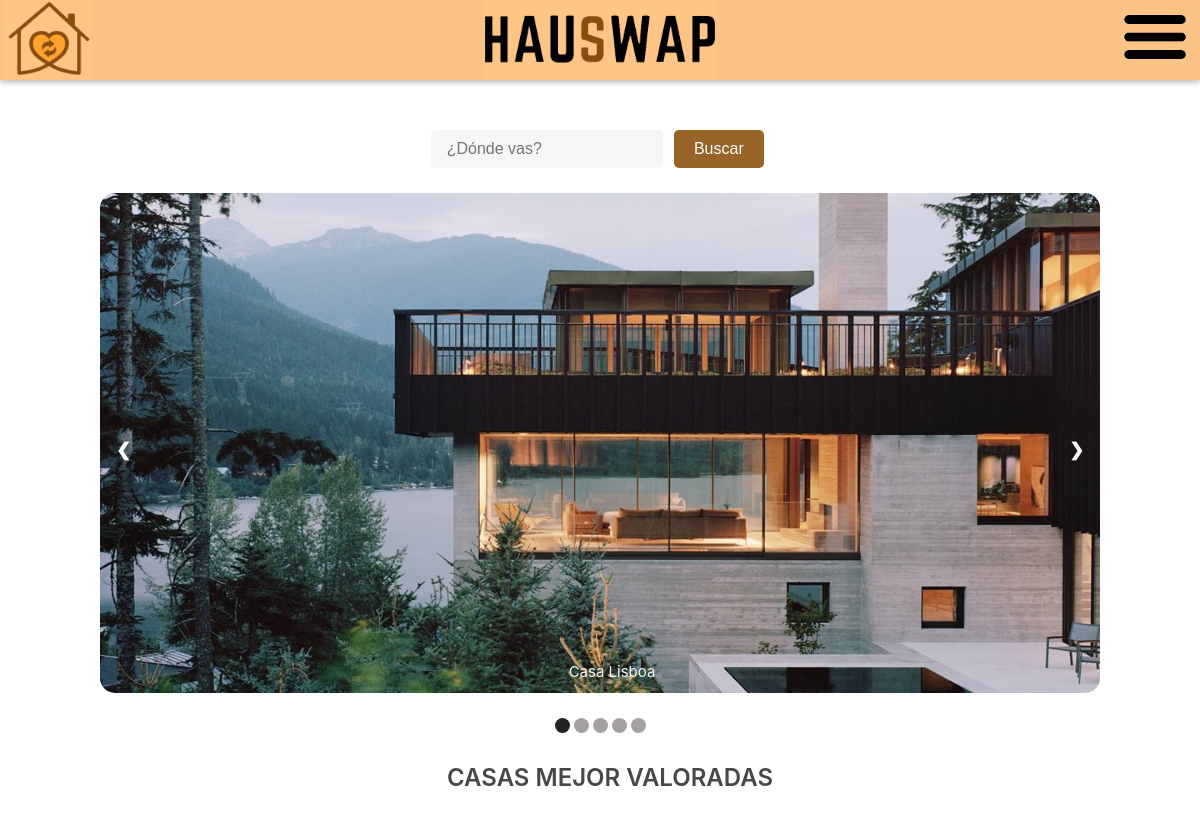
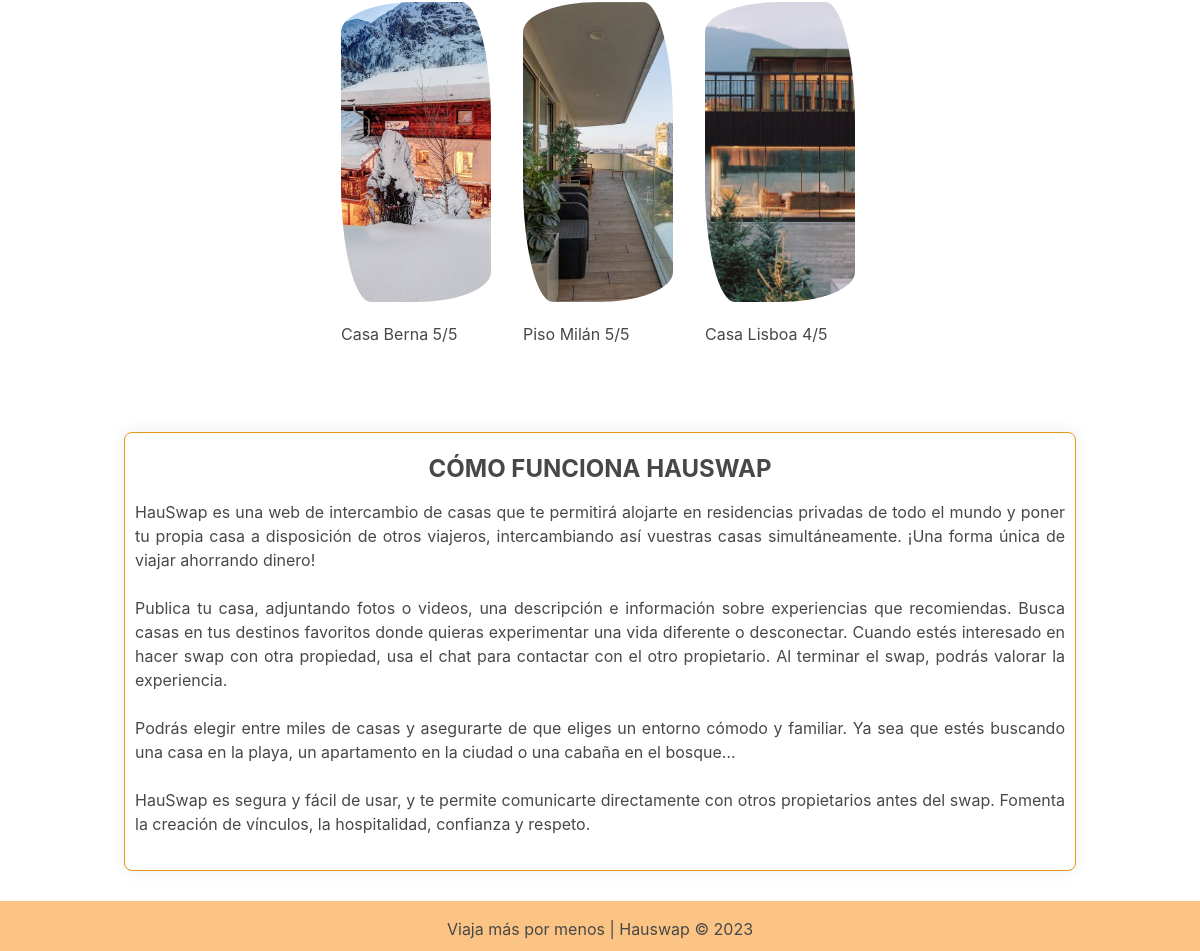
The page / on the database its author committed (2 pictures, top to bottom).
### tables this page shows
CREATE TABLE `propiedades` (
  `id_casa` int NOT NULL,
  `id_usuario` varchar(30) NOT NULL,
  `nombre` varchar(30) NOT NULL,
  `localizacion` varchar(30) NOT NULL,
  `numero_valoraciones` int NOT NULL,
  `servidor_fotos` varchar(40) DEFAULT NULL,
  `descripcion` varchar(2000) NOT NULL,
  `estrellas` int NOT NULL
);

### includes/src/clases/Propiedad.php (called while the page is built, shortened)
<?php
class Propiedad {
    private $id_casa;
    private $nombre;
    private $servidor_fotos;
    private $estrellas;
    private function __construct($id_casa, $id_usuario, $nombre, $localizacion, $numero_valoraciones, $servidor_fotos, $descripcion, $estrellas) {
        $this->id_casa = $id_casa;
        $this->nombre = $nombre;
        $this->servidor_fotos = $servidor_fotos;
        $this->estrellas = $estrellas;
    }
    public function getIdCasa()
    {
        return $this->id_casa;
    }
    public function getNombre()
    {
        return $this->nombre;
    }
    public function getEstrellas() {
        return $this->estrellas;
    }
    public function getFoto() {
        return $this->servidor_fotos;
    }
    public static function devuelveRestodePropiedades() {
        $conn = Aplicacion::getInstance()->getConexionBd();
        if(!isset($_SESSION['login'])){
            $sql = "SELECT * FROM propiedades";
        }
        else{
            $sql = "SELECT * FROM propiedades WHERE id_usuario != '{$_SESSION["nombre"]}'";
        }
        $result = $conn->query($sql);
        $propiedades = array();
        if ($result->num_rows > 0) {
            while ($fila = $result->fetch_assoc()) {
                $propiedad = new Propiedad($fila['id_casa'], $fila['id_usuario'], $fila['nombre'], $fila['localizacion'], $fila['numero_valoraciones'], $fila['servidor_fotos'], $fila['descripcion'], $fila['estrellas']);
                $propiedades[] = $propiedad;
            }
        }
        return $propiedades;
    }
}
?>

### index.php (the view, shortened to what this page needs)
<?php
require_once 'includes/src/clases/Propiedad.php';
if (!isset($_SESSION['login'])) {
    $sql = "SELECT id_casa, nombre, servidor_fotos FROM propiedades";
} else {
    $sql = "SELECT id_casa, nombre, servidor_fotos FROM propiedades WHERE id_usuario != '{$_SESSION["nombre"]}'";
}
$result = $conn->query($sql);
$contenidoPrincipal = "";
$contenidoPrincipal .= <<<EOS
  <form action="buscar.php" method="POST" id="buscar">
  <input type="text" id="termino" name="termino" placeholder=" ¿Dónde vas?">
  <button type="submit">Buscar</button>
  </form>
  EOS;
if ($result->num_rows > 0) {
    $contenidoPrincipal .= "
    <div class='slideshow-container'>";
    $i = 0;
    while($row = $result->fetch_assoc()) {
        $i++;
        $id_casa = $row['id_casa'];
        $servidor_fotos = $row['servidor_fotos'];
        $nombre = $row['nombre'];
        $contenidoPrincipal .= "
            <div class='slider fade'>
                <a href='mostrarCasa.php?casa=" . $id_casa . "'>
                <img src='". $servidor_fotos ."' alt='Imagen de la propiedad'>
                </a>
                <div class='nombre-casa'>". $nombre ."</div>
            </div>
        ";
    }
    $contenidoPrincipal .= "
        <a class='prev' onclick='siguiente(-1)'>❮</a>
        <a class='next' onclick='siguiente(1)'>❯</a>
        </div>
        <br>
        <div class='puntos'>
    ";
    $j = 0;
    while($j < $i){
        $j++;
        $contenidoPrincipal.= "<span class='punto' onclick='actual(". $j .")'></span>";
    }
    $contenidoPrincipal .= "</div>
    <script>mostrar(1);</script>
    ";
    $propiedades = Propiedad::devuelveRestodePropiedades();
    usort($propiedades, 'compararPorEstrellas');
    $mejoresPropiedades = array_slice($propiedades, 0, 3);
    $contenidoPrincipal .= "<div class='mejor-valoradas'>
    <h2>CASAS MEJOR VALORADAS</h2>";
    foreach ($mejoresPropiedades as $propiedad) {
        $id_casa = $propiedad->getIdCasa();
        $nombre = $propiedad->getNombre();
        $estrellas = $propiedad->getEstrellas();
        $foto = $propiedad->getFoto();
        $contenidoPrincipal .=
        "<div class='mejor-casa'>
            <a href='mostrarCasa.php?casa=$id_casa'>
            <img src='$foto' alt='Imagen de la propiedad'>
            <p>$nombre $estrellas/5</p>
            </a>
        </div>";
    }
    $contenidoPrincipal .=  "</div>";
    $contenidoPrincipal .= "
       <div class= 'como-funciona'>
       <h2>CÓMO FUNCIONA HAUSWAP</h2>
       <p>HauSwap es una web de intercambio de casas que te permitirá alojarte en residencias privadas de todo el mundo y poner tu propia casa a disposición de otros viajeros, intercambiando así vuestras casas simultáneamente. ¡Una forma única de viajar ahorrando dinero!<br><br>
       Publica tu casa, adjuntando fotos o videos, una descripción e información sobre experiencias que recomiendas. Busca casas en tus destinos favoritos donde quieras experimentar una vida diferente o desconectar. Cuando estés interesado en hacer swap con otra propiedad, usa el chat para contactar con el otro propietario. Al terminar el swap, podrás valorar la experiencia.<br><br>
       Podrás elegir entre miles de casas y asegurarte de que eliges un entorno cómodo y familiar. Ya sea que estés buscando una casa en la playa, un apartamento en la ciudad o una cabaña en el bosque…<br><br>
       HauSwap es segura y fácil de usar, y te permite comunicarte directamente con otros propietarios antes del swap. Fomenta la creación de vínculos, la hospitalidad, confianza y respeto.<br><br>
       </p>
       </div>
    ";
}
require('./includes/vistas/plantillas/plantilla.php');
?>

### css/estilos.css (style rules this page uses)
body { font-family: "Circular", -apple-system, BlinkMacSystemFont, "Segoe UI", Roboto, Helvetica, Arial, sans-serif, "Apple Color Emoji", "Segoe UI Emoji", "Segoe UI Symbol"; }
h1, h2, h3, h4, h5 { line-height: 1.3; color: #484848; font-weight: 600; margin-bottom: 10px; }
p { text-align: justify; font-size: 16px; line-height: 1.5; color: #484848; font-weight: 400; margin-bottom: 10px; }
a:link, a:visited, a:active, a:hover { text-decoration: none; color: black; }
html, body { margin: 0; padding: 0; height: 100%; }
form { max-width: 1000px; margin: 0 auto; font-size: 20px; background-color: #f2f2f2; border-radius: 5px; box-shadow: 0px 0px 10px rgba(0, 0, 0, 0.1); text-align: center; margin-bottom: 15px; }
input[type="text"] { width: 40%; margin-bottom: 20px; }
#termino { height: 30px; border-radius: 5px; }
#termino::placeholder { font-size: 16px; }
#buscar { width: 500px; background-color: #ffffff; box-shadow: 0px 0px 0px rgba(0, 0, 0, 0); text-align: center; border: 0px solid rgb(255, 255, 255); }
input[type="password"], input[type="text"], input[type="tel"], input[type="date"], select { width: 210px; padding: 3px 10px; border: 1px solid #f6f6f6; border-radius: 3px; background-color: #f6f6f6; margin: 8px 0; display: inline-block; transition: 0.4s; align-self: center; }
button { background-color: #986327; border: none; color: white; padding: 10px 20px; text-align: center; text-decoration: none; display: inline-block; font-size: 16px; margin: 10px 5px; cursor: pointer; border-radius: 5px; }
.mejor-valoradas { margin-top: 60px; margin-bottom: 60px; text-align: center; overflow: hidden; width: 550px; margin: auto; position: relative; }
.mejor-valoradas h2 { text-align: center; margin: auto; margin-top: 15px; width: 100%; padding: 10px; }
.mejor-valoradas .mejor-casa { float: left; margin-left: 30px; align-items: center; justify-content: center; display: flex; flex-direction: column; margin: 1em; }
.mejor-valoradas .mejor-casa img { height: 300px; width: 150px; object-fit: cover; border-radius: 50% 20% / 10% 40%; }
.como-funciona { text-align: center; border: 1px solid #e99517; border-radius: 8px; box-shadow: 0px 0px 16px rgba(0, 0, 0, 0.08); width: 950px; margin: auto; margin-top: 60px; }
.como-funciona p { margin-left: 10px; margin-right: 10px; }
.como-funciona h2 { font-weight: bold; }
.slideshow-container { max-width: 1000px; position: relative; margin: auto; }
.prev, .next { cursor: pointer; position: absolute; top: 50%; width: auto; padding: 16px; margin-top: -22px; color: white; font-weight: bold; font-size: 18px; transition: 0.6s ease; border-radius: 0 3px 3px 0; user-select: none; }
.next { right: 0; border-radius: 3px 0 0 3px; }
.nombre-casa { color: #f2f2f2; font-size: 15px; padding: 8px 12px; position: absolute; bottom: 8px; width: 100%; text-align: center; }
.punto { cursor: pointer; height: 15px; width: 15px; margin: 0 2px; background-color: rgb(165, 161, 161); border-radius: 50%; display: inline-block; transition: background-color 0.6s ease; }
.active, .punto:hover { background-color: #242323; }
.fade { animation-name: fade; animation-duration: 1.5s; }
.slideshow-container img { width: 1000px; height: 500px; border-radius: 15px; }
.puntos { text-align: center; }

### rows shown on the page
propiedades: nombre "Casa Lisboa", shows a picture, estrellas "4"
propiedades: shows a picture, nombre "Casa Berna", estrellas "5"
propiedades: shows a picture, nombre "Piso Milán", estrellas "5"
